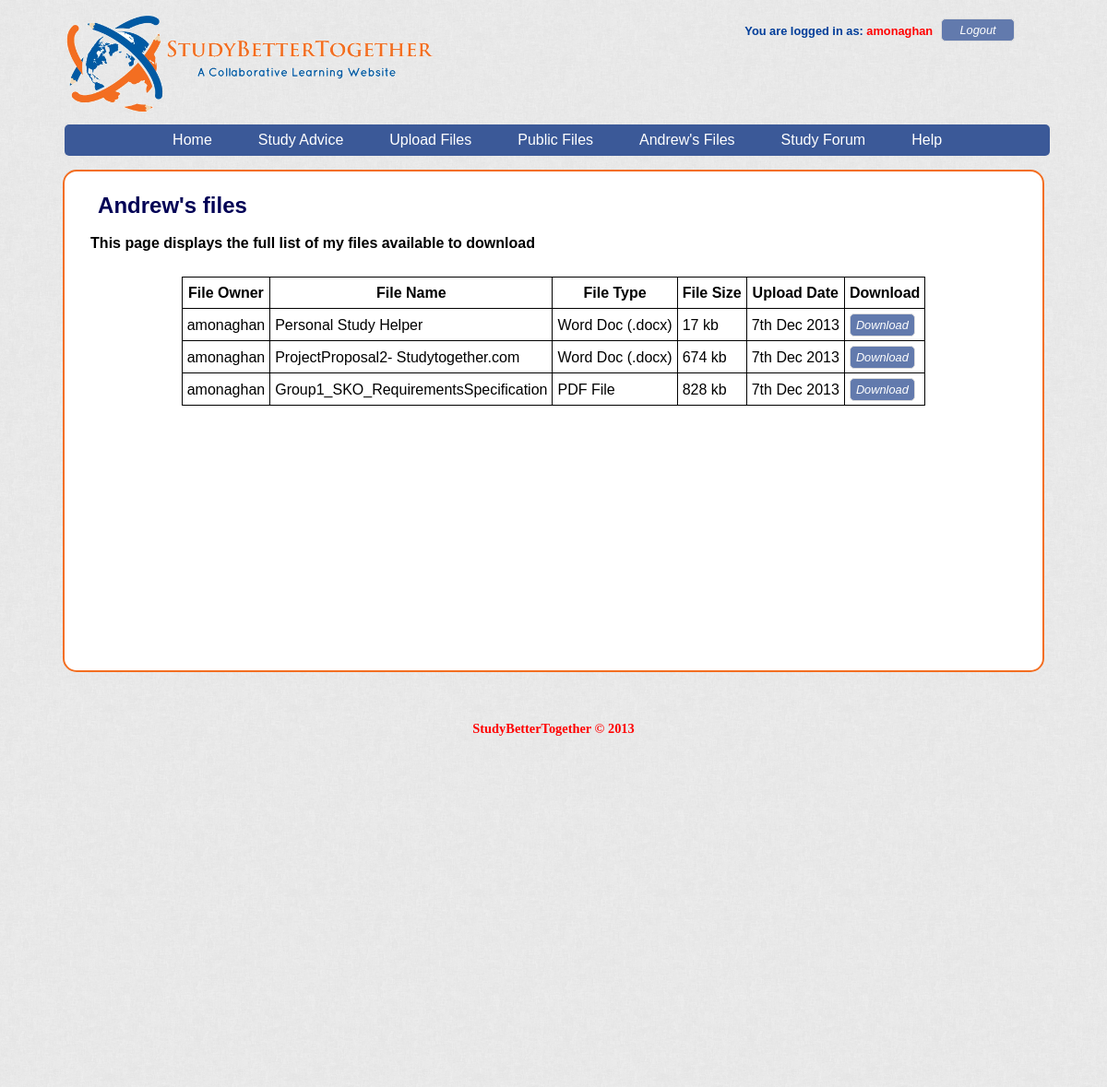
The app's page /personalfilelist.php (signed in), older data.
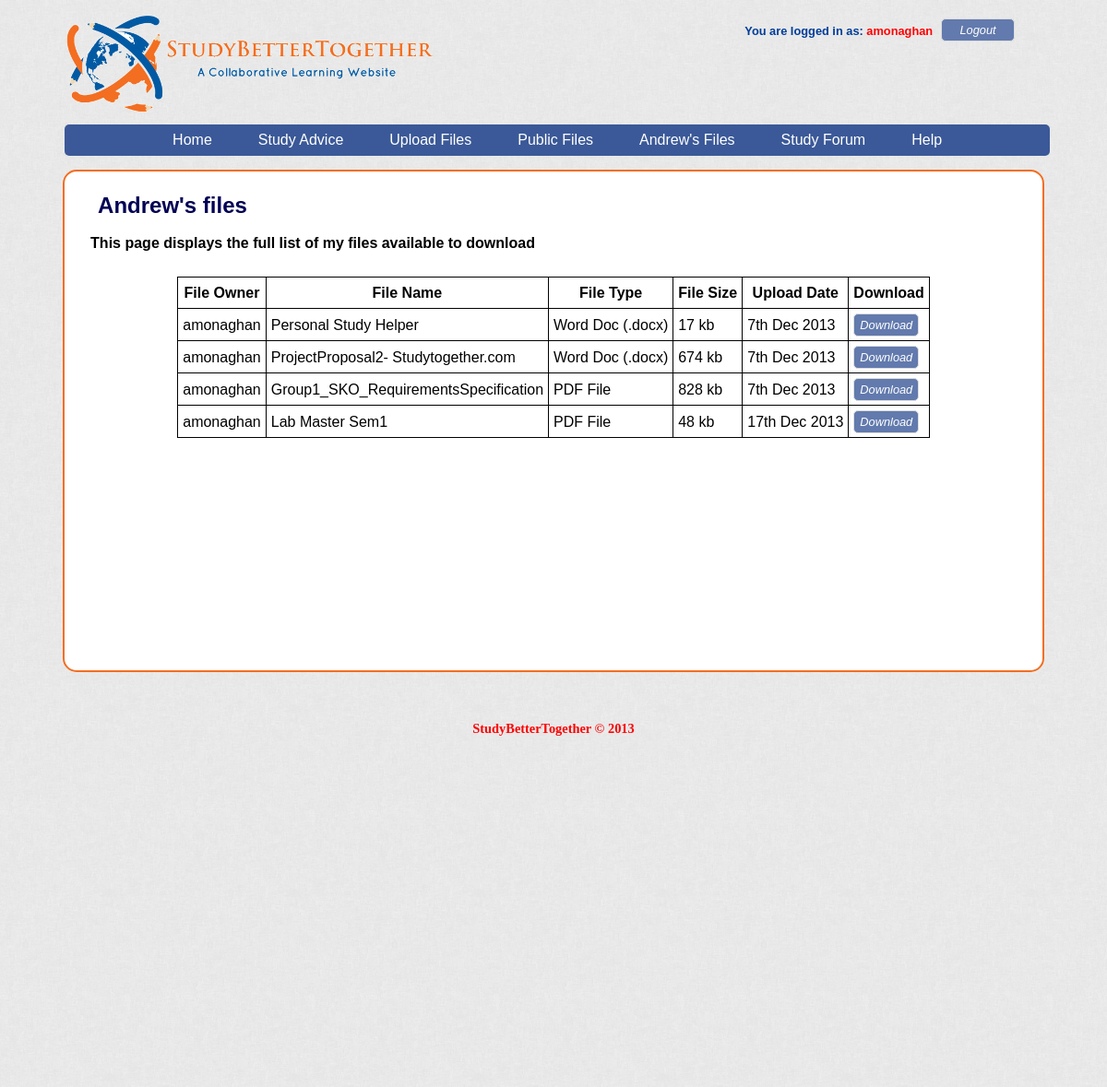
The same page, newer data.
### tables this page shows
CREATE TABLE IF NOT EXISTS `files` (
  `file_id` int(11) NOT NULL AUTO_INCREMENT,
  `owner_id` int(11) NOT NULL,
  `file_sharing_id` int(11) NOT NULL,
  `file_type_id` int(10) NOT NULL,
  `file_name` varchar(255) NOT NULL,
  `file_path` varchar(255) NOT NULL,
  `file_size` varchar(50) NOT NULL,
  `description` text,
  `subject` varchar(255) DEFAULT NULL,
  `upload_date` timestamp NOT NULL DEFAULT CURRENT_TIMESTAMP,
  PRIMARY KEY (`file_id`),
  UNIQUE KEY `file_sharing_id` (`file_sharing_id`),
  KEY `user_id` (`owner_id`),
  KEY `file_type_id` (`file_type_id`)
);

CREATE TABLE IF NOT EXISTS `users` (
  `user_id` int(11) NOT NULL AUTO_INCREMENT,
  `class_id` int(11) NOT NULL,
  `first_name` varchar(255) NOT NULL,
  `last_name` varchar(255) NOT NULL,
  `username` varchar(255) NOT NULL,
  `email` varchar(255) NOT NULL,
  `account_type` varchar(8) NOT NULL DEFAULT 'Student',
  `password` varchar(100) NOT NULL,
  `register_date` timestamp NOT NULL DEFAULT CURRENT_TIMESTAMP,
  PRIMARY KEY (`user_id`),
  UNIQUE KEY `email` (`email`),
  UNIQUE KEY `username` (`username`)
);

CREATE TABLE IF NOT EXISTS `allowed_file_types` (
  `file_type_id` int(10) NOT NULL AUTO_INCREMENT,
  `file_ext` varchar(10) NOT NULL,
  `file_short_name` varchar(255) NOT NULL,
  `file_description` varchar(255) NOT NULL,
  PRIMARY KEY (`file_type_id`),
  KEY `file_id` (`file_type_id`)
);

### includes/functionality/sessionManagement.php (called while the page is built, shortened)
<?php
if (isset ( $_SESSION ['username'] )) {
	require_once 'includes/functionality/common_functions.php';
	require_once 'includes/db/sql_functions.php';
	$username = $_SESSION ['username'];
	$firstname = $_SESSION ['firstname'];
	$userID = $_SESSION ['userID'];
}
else {
	session_destroy();
	header ( 'Location:http://localhost/studybettertogether/' );
	exit();
}
?>

### includes/db/sql_functions.php (called while the page is built, shortened)
<?php
function newQuery($db_con, $query){
	$result = mysqli_query($db_con, $query);
	return $result;
}

### personalfilelist.php (the view, shortened to what this page needs)
<?php require_once 'includes/html_template/header.php';
$search = <<<_SEARCH
SELECT
username, sharing_status, file_name, owner_id, file_short_name, file_size, DATE_FORMAT(DATE(upload_date),'%D %b %Y') AS new_date, file_path
FROM
files
INNER JOIN users ON files.owner_id = users.user_id
INNER JOIN file_sharing ON files.file_sharing_id = file_sharing.sharing_id
INNER JOIN allowed_file_types ON files.file_type_id = allowed_file_types.file_type_id
WHERE owner_id = '$userID'
_SEARCH;
echo "<h2 class = \"mainPageHeading\"> $firstname's files </h2>";
$personalFiles = newQuery ( $db_con, $search);
if (mysqli_num_rows ( $personalFiles ) >= 1) {
	echo <<<_Table
	<h5>This page displays the full list of my files available to download</h5> <br />
	<table>
	<tr>
	<th>File Owner</th>
	<th>File Name</th>
	<th>File Type</th>
	<th>File Size</th>
	<th>Upload Date</th>
	<th>Download</th>
	</tr>
_Table;
	while ( $row = mysqli_fetch_array ( $personalFiles ) ) {
		echo "<tr><td>" . htmlentities ( $row ["username"] ) . "</td>";
		echo "<td>" . htmlentities ( $row ["file_name"] ) . "</td>";
		echo "<td>" . htmlentities ( $row ["file_short_name"] ) . "</td>";
		echo "<td>" . htmlentities ( $row ["file_size"] ) . "</td>";
		echo "<td>" . htmlentities ( $row ["new_date"] ) . "</td>";
		echo "<td>" . ProtectURL(( $row ["file_path"] )) ."</td></tr>\n";
	}
	echo "</table>";
}
else {
	echo "<h4> Sorry $firstname. You don't have any personal files uploaded. Click <a href ='upload.php'>Here</a> to upload a file</h4>";
}
?>
<?php require_once 'includes/html_template/footer.php';?>

### includes/html_template/header.php (shortened to what this page needs)
<?php
require_once 'includes/functionality/sessionManagement.php';
?>
<!DOCTYPE html>
<html lang="en">
<head>
	<link rel="stylesheet" href="css/reset.css">
	<link rel="stylesheet" href="css/style.css">
	<link rel="stylesheet" href="css/ui.dropdownchecklist.standalone.css" />
</head>
<body>
<div id="outer_header_wrapper">
	<header>
		<div id="main_header">
			<img src="img/SBT_logo.png" alt="logo">
			<span id="logout" onClick="return confirm('Are you sure you want to logout?');">
			<?php echo "<p>You are logged in as: <strong> $username </strong></p> <a href='includes/functionality/logout.php'><button>Logout</button></a>" ?>
			</span>
						<nav>
					<ul>
						<li><a href="home.php">Home</a></li>
						<li><a href="study.php">Study Advice</a>
						</li>
						<li><a href="upload.php">Upload Files</a>
						</li>
						<li><a href="searchPublicfiles.php">Public Files</a>
						</li>
						<li><a href="searchPersonalfiles.php"><?php echo "$firstname's Files"?></a>
						</li>
						<li><a href="studyforum.php">Study Forum</a>
						</li>
						<li id="rightMenu"><a href="help.php">Help</a>
						</li>
					</ul>
				</nav>
			</div>
</header>
</div>
<div id="outer_content_wrapper">
<div id="inner_content_wrapper">
<div id="main_content">

### includes/functionality/common_functions.php (shortened to what this page needs)
<?php
function ProtectURL ($file_path){
	$file_path = htmlentities($file_path);
	$downloadlink = "<a style =\"cursor: pointer\" onclick =\"javascript: window.location = "."'". $file_path . "';\"". "><button class=\"filesBtn\">Download</button></a>";
	return $downloadlink;
}
?>

### includes/html_template/footer.php (shortened to what this page needs)
		</div>
		</div>
		</div>
<div id="outer_footer_wrapper">
		<footer id="main_footer">
			<p>StudyBetterTogether &copy; 2013</p>
		</footer>
	</div>
</body>
</html>

### css/style.css (style rules this page uses)
h2 { font-size:1.5em; font-weight: bold; padding: .4em; }
h5 { font-size:1em; font-weight: bold; padding: .1em; }
p { font-size:0.9em; padding: .1em; }
#outer_header_wrapper { width: 100%; }
#outer_content_wrapper { width: 100%; background-image: url("../img/background.png"); min-height: 400px; }
#inner_content_wrapper { width: 1060px; margin: 0 auto; overflow: auto; background-color: #FFFFFF; border-radius: 15px; -moz-border-radius: 15px; -webkit-border-radius: 15px; -o-border-radius: 15px; border: 2px solid #F36E21; }
#outer_footer_wrapper { width: 100%; background-image: url("../img/background.png"); min-height: 400px; padding-top: 50px; }
#main_content { width: 95%; margin: 0 auto 20px auto; padding: 1% 0%; min-height: 500px; }
body { height: 100%; font-family: 'Trebuchet MS', Trebuchet, 'Lucida Sans Unicode', 'Lucida Grande', 'Lucida Sans', Arial, sans-serif; line-height:1.45; text-align:justify; background-image: url("../img/background.png"); }
#main_header { width: 1060px; margin: 0% auto; padding: 1% 0 0 0; }
#main_header nav { margin: 0.5% auto; font-size: 1em; height: 43px; text-align: center; }
#main_header nav ul { width: 97%; background: #3B5998; padding: 0 20px; border-radius: 5px; -moz-border-radius: 5px; -webkit-border-radius: 5px; -o-border-radius: 5px; list-style: none; position: relative; display: inline-table; min-height: 33px; }
#main_header nav ul li { text-align: center; display: inline-block; }
#main_header nav ul li a { display: block; padding: 5px 25px; color: #FFFFFF; text-decoration: none; }
#main_header nav ul:after { content: ""; clear: both; display: block; }
table tr, table td { border: solid black 1px; padding: 5px; }
table th { border: solid black 1px; font-size: 1em; text-align: center; padding: 5px; }
table { margin: 0 auto; }
form input[type = "submit"], a button { background: #627AAD; color: #FFFFFF; font-size: 0.8em; font-style:italic; border: 1px solid #ddd; -moz-border-radius: 5px; -webkit-border-radius: 5px; -o-border-radius: 5px; border-radius: 5px; height: 25px; margin-bottom: -1px; vertical-align: bottom; }
#main_footer p { font-size: 0.9em; text-align: center; font-family:"Times New Roman", Times, serif; color: red; font-weight: bold; }
strong { font-style: normal; font-weight: bold; }
#logout p { color: #003D99; display: inline; font-size: 0.8em; margin-right: 4px; font-weight: bold; }
#logout p strong { font-weight: bold; color: red; }
#logout button { width: 80px; }
.mainPageHeading { color: #000055; }
#login, #logout, #returnHome { float: right; margin-right: 30px; height: 40px; padding-top: 8px; }

Row changes from the older to the newer data that the page shows:
added files: owner.username "amonaghan", file_name "Lab Master Sem1", file_type.file_short_name "PDF File", file_size "48 kb", new_date "17th Dec 2013"
